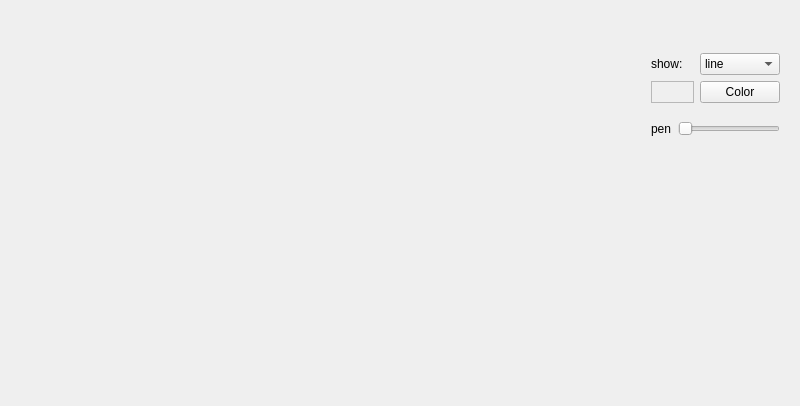
<?xml version="1.0" encoding="UTF-8"?>
<ui version="4.0">
 <class>Widget</class>
 <widget class="QWidget" name="Widget">
  <property name="geometry">
   <rect>
    <x>0</x>
    <y>0</y>
    <width>800</width>
    <height>406</height>
   </rect>
  </property>
  <property name="windowTitle">
   <string>Widget</string>
  </property>
  <widget class="QWidget" name="">
   <property name="geometry">
    <rect>
     <x>640</x>
     <y>30</y>
     <width>151</width>
     <height>131</height>
    </rect>
   </property>
   <layout class="QGridLayout" name="gridLayout_2">
    <item row="0" column="0" colspan="2">
     <layout class="QGridLayout" name="gridLayout">
      <item row="0" column="0">
       <widget class="QLabel" name="label">
        <property name="text">
         <string>show:</string>
        </property>
       </widget>
      </item>
      <item row="0" column="1">
       <widget class="QComboBox" name="comboBox">
        <item>
         <property name="text">
          <string>line</string>
         </property>
        </item>
        <item>
         <property name="text">
          <string>rect</string>
         </property>
        </item>
       </widget>
      </item>
      <item row="1" column="0">
       <widget class="QFrame" name="frame">
        <property name="frameShape">
         <enum>QFrame::StyledPanel</enum>
        </property>
        <property name="frameShadow">
         <enum>QFrame::Raised</enum>
        </property>
       </widget>
      </item>
      <item row="1" column="1">
       <widget class="QPushButton" name="pushButton">
        <property name="text">
         <string>Color</string>
        </property>
       </widget>
      </item>
     </layout>
    </item>
    <item row="1" column="0">
     <widget class="QLabel" name="label_2">
      <property name="text">
       <string>pen</string>
      </property>
     </widget>
    </item>
    <item row="1" column="1">
     <widget class="QSlider" name="horizontalSlider">
      <property name="minimum">
       <number>1</number>
      </property>
      <property name="maximum">
       <number>30</number>
      </property>
      <property name="orientation">
       <enum>Qt::Horizontal</enum>
      </property>
     </widget>
    </item>
   </layout>
  </widget>
 </widget>
 <layoutdefault spacing="6" margin="11"/>
 <resources/>
 <connections/>
</ui>
